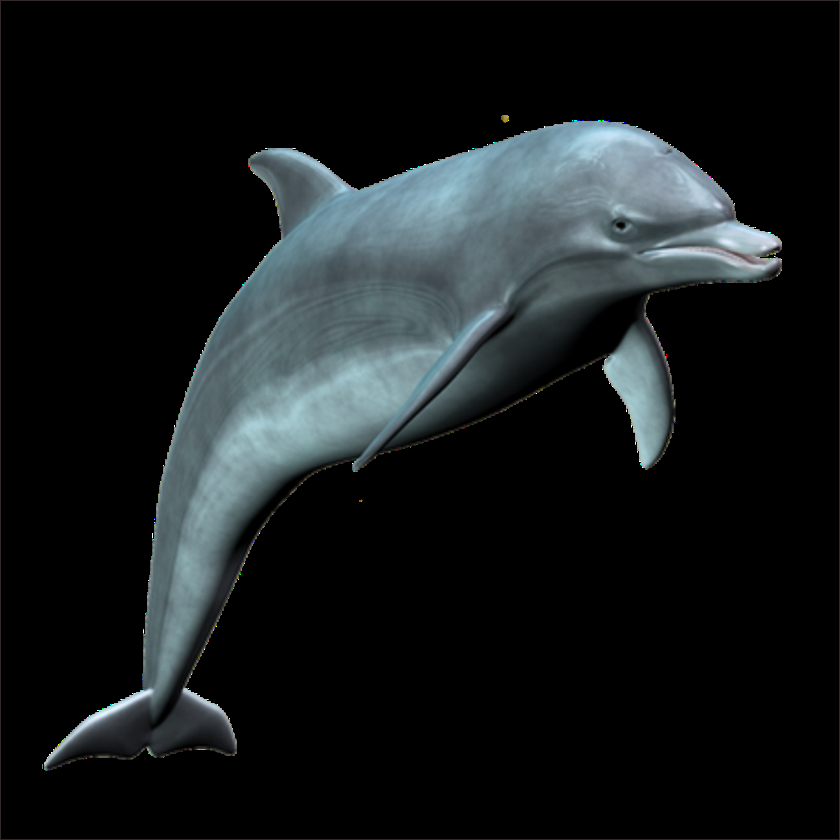
#> input picture dolphin.png, 840 x 840 px, shrunk from 1000 x 1000 before the run
$ python gmsh_first.py dolphin.png
#> lines starting #> are read from the running program, lines starting #| are printed output that depends on the picture; after the words box and inside, x2 and y2 are one past the last pixel; in counts of white or black regions, pixels touching at a corner belong together
import numpy as np
import cv2
import gmsh
import sys

def create_dolphin_mesh(image_path, mesh_size=0.1):
    # Initialize Gmsh
#> called with image_path = 'dolphin.png', mesh_size = 0.1
    gmsh.initialize()
#> (this line was passed over: gmsh is not available in this run)

    # Create a new model
    gmsh.model.add("DolphinMesh")
#> (this line was passed over: gmsh is not available in this run)

    # Load and process the image
    img = cv2.imread(image_path, cv2.IMREAD_GRAYSCALE)
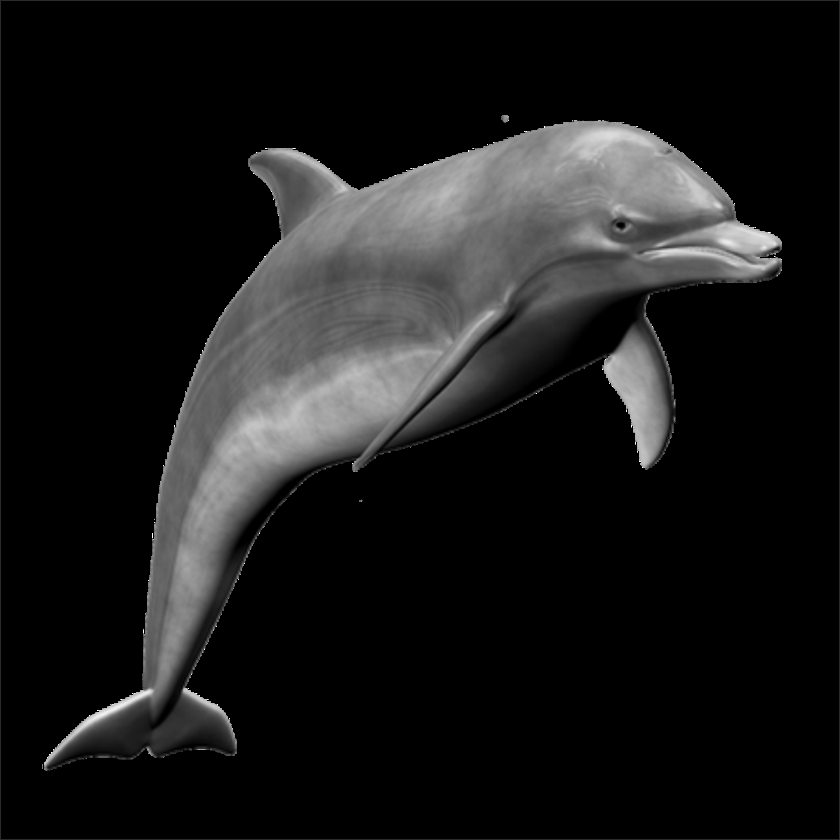
#> img: shape (840, 840); min 0, max 255, mean 25.5
    _, binary = cv2.threshold(img, 127, 255, cv2.THRESH_BINARY)
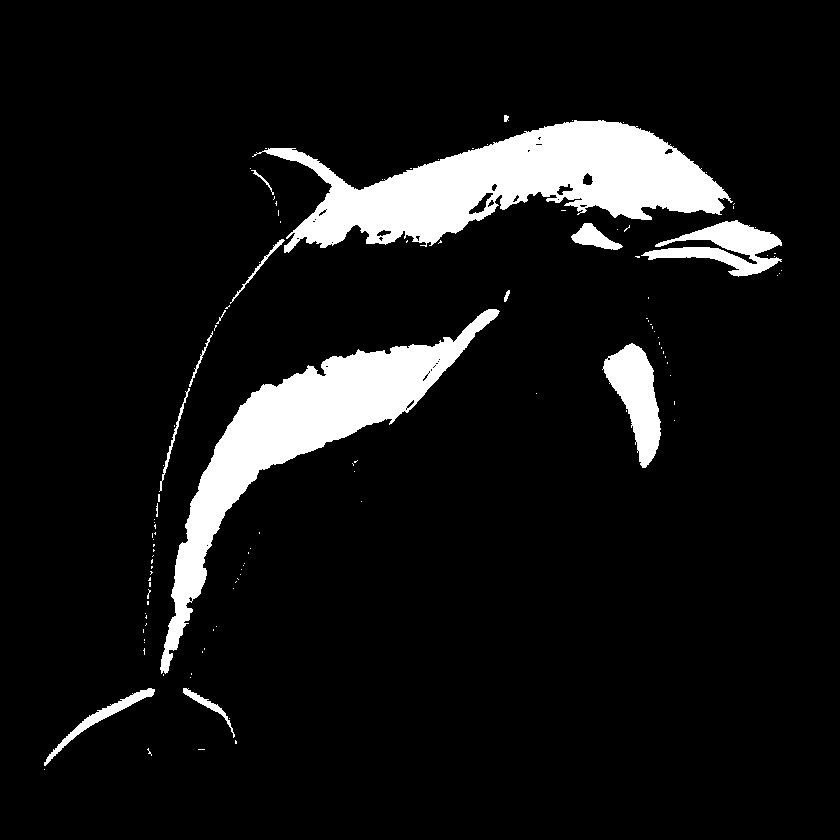
#> binary: shape (840, 840); 8.7% white; 116 white regions (101 under 20 px)

    # Find contours
    contours, _ = cv2.findContours(binary, cv2.RETR_EXTERNAL, cv2.CHAIN_APPROX_SIMPLE)
#> contours = 116 contours, 104 with area under 20; largest, box (x1, y1, x2, y2) and area: (252, 120, 733, 253) 28422, (160, 309, 500, 674) 21954, (602, 343, 661, 468) 3611, (641, 220, 782, 277) 3246, (44, 688, 155, 766) 897

    # Assuming the largest contour is the dolphin
    dolphin_contour = max(contours, key=cv2.contourArea)
#> dolphin_contour = contour of 823 points, box (x1, y1, x2, y2) (252, 120, 733, 253), area 28422

    # Create points and lines for the contour
    points = []
    for i, point in enumerate(dolphin_contour):
        x, y = point[0]
        z = 0
        point_tag = gmsh.model.geo.addPoint(x, y, z, mesh_size)
        points.append(point_tag)
#> this loop made 1 pass
#> (x, y, z) on pass 1: (574, 120, 0)
#> after the loop, points = []

    lines = []
    for i in range(len(points)):
        line_tag = gmsh.model.geo.addLine(points[i], points[(i+1) % len(points)])
        lines.append(line_tag)

    # Create a curve loop and plane surface
    curve_loop = gmsh.model.geo.addCurveLoop(lines)
    surface = gmsh.model.geo.addPlaneSurface([curve_loop])

    # Generate the mesh
    gmsh.model.geo.synchronize()
    gmsh.model.mesh.generate(2)

    # Save the mesh
    gmsh.write("dolphin_mesh.msh")

    # Launch the Gmsh GUI
    if '-nopopup' not in sys.argv:
        gmsh.fltk.run()

    # Finalize Gmsh
    gmsh.finalize()

if __name__ == "__main__":
    # Specify the path to your dolphin image here
    image_path = "dolphin.png"

    create_dolphin_mesh(image_path)
#> (the call stopped at in create_dolphin_mesh, `point_tag = gmsh.model.geo.addPoint(x, y, z, mesh_size)`: gmsh is not available in this run)
    print("Mesh generated and saved as 'dolphin_mesh.msh'")
